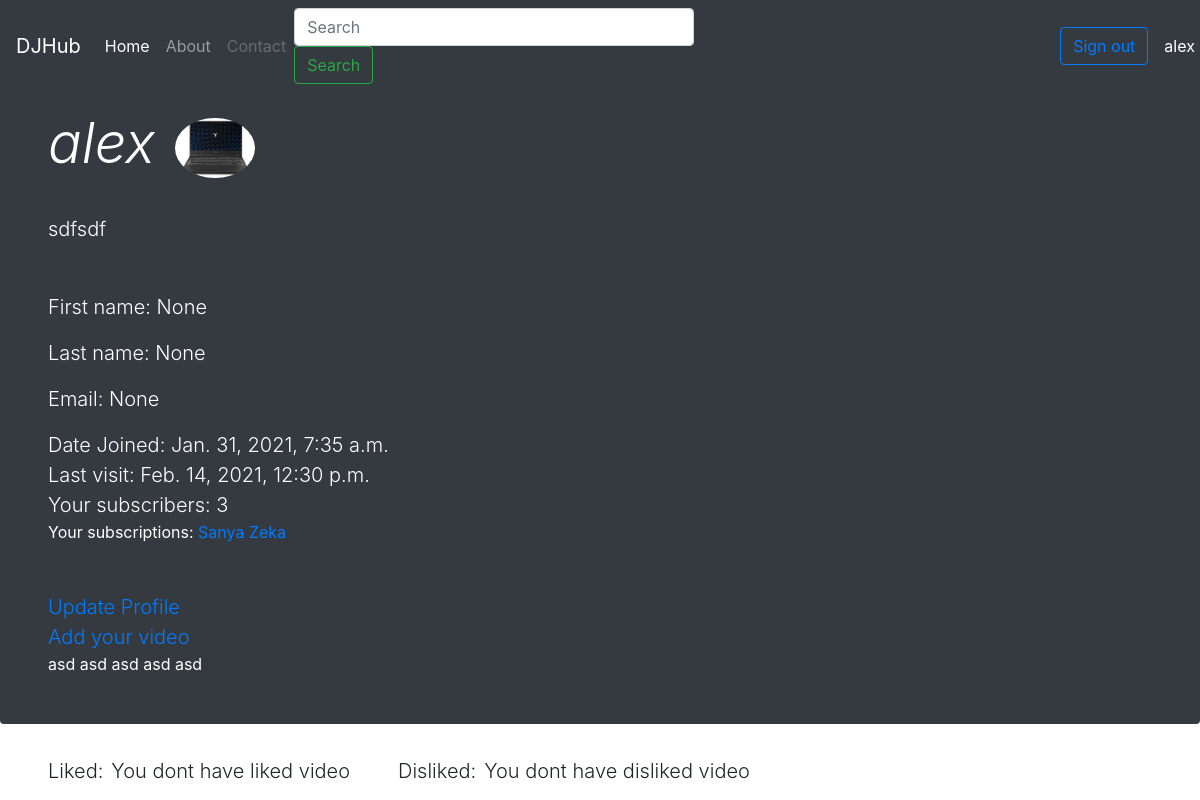
Page /profile/ (signed in) on the committed database.
### app/models.py (models this page shows, shortened)
class Profile(models.Model):
	first_name = models.CharField(max_length=50, null=True, blank=True)
	last_name = models.CharField(max_length=50, null=True, blank=True)
	user = models.OneToOneField(User, on_delete=models.CASCADE)
	face = models.ImageField(upload_to='user_faces/', null=True, blank=True)
	intro = models.TextField(null=True)
	email = models.EmailField(null=True, blank=True)
	age = models.IntegerField(default=18, null=True, blank=True)
	subscribers = models.ManyToManyField(User, default=0, related_name='subscribers', blank=True)
	subscriptions = models.ManyToManyField(User, default=0, related_name='subscriptions', blank=True)
	likes = models.ManyToManyField(VideoModels, related_name='user_likes', blank=True, null=True)
	dis_likes = models.ManyToManyField(VideoModels, related_name='user_dislikes', blank=True,null=True)
	is_newsletter = models.BooleanField(null=True)

class VideoModels(models.Model):
	views = models.IntegerField(default=0)
	title = models.CharField(max_length=150)
	user = models.ForeignKey(User, on_delete=models.CASCADE)
	intro = models.TextField()
	poster = models.ImageField(upload_to='images/', null=True)
	video = models.FileField(upload_to='video/', null=True)
	date = models.DateTimeField(auto_now=True)
	likes = models.ManyToManyField(User, related_name='likes')
	dis_likes = models.ManyToManyField(User, related_name='dis_likes')
	def __str__(self):
		return self.title

### app/views.py (the view)
# urls.py: path('profile/', views.ProfileView.as_view(), name='profile'),
class ProfileView(View):
	def get(self, request):
		a = request.user.profile.subscriptions.all()
		uw = VideoModels.objects.filter(user=request.user)
		return render(request, 'auth/profile.html', {'a' : a, 'uw':uw})

### templates/auth/profile.html (shortened to what this page needs)
{% extends 'wrepper.html' %}
{% block content %}
<div class="jumbotron p-3 p-5 text-white rounded bg-dark" style="margin-top:-70px;">
        <div class="col-md-6 px-0">
          <h1 class="display-4 font-italic">{{request.user}}<img src="{{ request.user.profile.face.url }}" alt="" style="height:100px; padding:20px; border-radius:50%;"></h1>
          <p class="lead my-3">{{ request.user.profile.intro }}</p>
          <p class="lead mt-5">First name: {{ request.user.profile.first_name }}</p>
          <p class="lead my-3">Last name: {{ request.user.profile.last_name }}</p>
          <p class="lead my-3">Email: {{ request.user.profile.email }}</p>
          <p class="lead mb-0">Date Joined: {{request.user.date_joined}}</p>
           <p class="lead mb-0">Last visit: {{ request.user.last_login }}</p>
          <p class="lead mb-0">Your subscribers: {{ request.user.profile.subscribers.all|length }}</p>
          {% if a %}
          Your subscriptions:
          {% for i in a %}
         	 <a href='{% url "other_profile" i.id %}'>{{ i }}</a>
          {% endfor %}
          {% else %}
          You dont have subscriptions
          {% endif %}
          <p class="lead mt-5 mb-0"><a href="{% url 'edit_profile' %}">Update Profile</a></p>
        </div>
        <p class="lead mb-0"><a href="{% url 'addview' %}">Add your video</a></p>
        {% for i in uw %}
        	{{ i }}
        {% endfor %}
        <br>
      </div>
      <div class="row ml-5 mr-5">
     <span class='lead'> Liked: </span>
      {% if request.user.profile.likes.all %}
      <div class="row ml-5">
        {% for j in request.user.profile.likes.all %}
           <div class="col-md-4">
            <div class="card mb-4 box-shadow">
              <a href="{% url 'list' j.id %}"><img class="card-img-top" src="{{ j.poster.url }}"></a>
              <div class="card-body">
                <a href="{% url 'list' j.id %}"><p class="card-text">{{ j.title }}</p></a>
                <a href="{% url 'other_profile' j.user.id %}"><p class="card-text">{{ j.user }}</p></a>
                <div class="d-flex justify-content-between align-items-center">
                  <div class="btn-group">
                  </div>
                  <small class="text-muted">{{ j.date }}</small>
                </div>
              </div>
            </div>
          </div>
        {% endfor %}
      </div>
      {% else %}
        <span class="lead ml-2">  You dont have liked video</span>
      {% endif %}
    <div class='row ml-5'>
      <span class="lead">Disliked:</span>
      {% if request.user.profile.dis_likes.all %}
      <div class="row ml-4 mr-4">
        {% for j in request.user.profile.dis_likes.all %}
           <div class="col-md-3">
            <div class="card mb-4 box-shadow">
              <a href="{% url 'list' j.id %}"><img class="card-img-top" src="{{ j.poster.url }}"></a>
              <div class="card-body">
                <a href="{% url 'list' j.id %}"><p class="card-text">{{ j.title }}</p></a>
                <a href="{% url 'other_profile' j.user.id %}"><p class="card-text">{{ j.user }}</p></a>
                <div class="d-flex justify-content-between align-items-center">
                  <div class="btn-group">
                  </div>
                  <small class="text-muted">{{ j.date }}</small>
                </div>
              </div>
            </div>
          </div>
        {% endfor %}
      </div>
      {% else %}
      <span class="lead ml-2">You dont have disliked video</span>
    </div>
    {% endif %}
  </div>
{% endblock %}

### templates/includes/header.html (shortened to what this page needs)
<header>
	<nav class="navbar navbar-expand-md navbar-dark fixed-top bg-dark">
		<a class="navbar-brand" href="#">DJHub</a>
		<div class="collapse navbar-collapse" id="navbarCollapse">
			<ul class="navbar-nav mr-auto">
				<li class="nav-item active">
					<a class="nav-link" href="{% url 'home' %}">Home <span class="sr-only">(current)</span></a>
				</li>
				<li class="nav-item">
					<a class="nav-link" href="{% url 'about' %}">About</a>
				</li>
				<li class="nav-item">
					<a class="nav-link disabled" href="{% url 'contact' %}">Contact</a>
				</li>
			</ul>
			<form action='{% url "search" %}' class="form-inline mt-2 mt-md-0" style="margin-right: 350px;">
				<input style="width:400px;" class="form-control mr-sm-2" type="text" placeholder="Search" aria-label="Search" name="q">
				<button class="btn btn-outline-success my-2 my-sm-0" type="submit">Search</button>
			</form>
			{% if user.is_authenticated %}
			{% url 'logout' as logout %}
			<a class="ml-2 btn btn-outline-primary" href="{{logout}}">Sign out</a>
			<a class="ml-2 p-2 text-white" href="{% url 'profile' %}">{{request.user.username}}  </a>
		{% endif %}
		</nav>
</header>

### rows in the picture
VideoModels: title "asd"
VideoModels: title "asd"
VideoModels: title "asd"
VideoModels: title "asd"
VideoModels: title "asd"

### other values in the picture
{{ request.user.username }} "alex"
{{ request.user }} "alex"
{{ request.user.profile.intro }} "sdfsdf"
{{ request.user.profile.first_name }} "None"
{{ request.user.profile.last_name }} "None"
{{ request.user.profile.email }} "None"
{{ request.user.date_joined }} "Jan. 31, 2021, 7:35 a.m."
{{ request.user.last_login }} "Feb. 14, 2021, 12:30 p.m."
{{ request.user.profile.subscribers.all|length }} "3"
{{ i }} "Sanya"
{{ i }} "Zeka"
